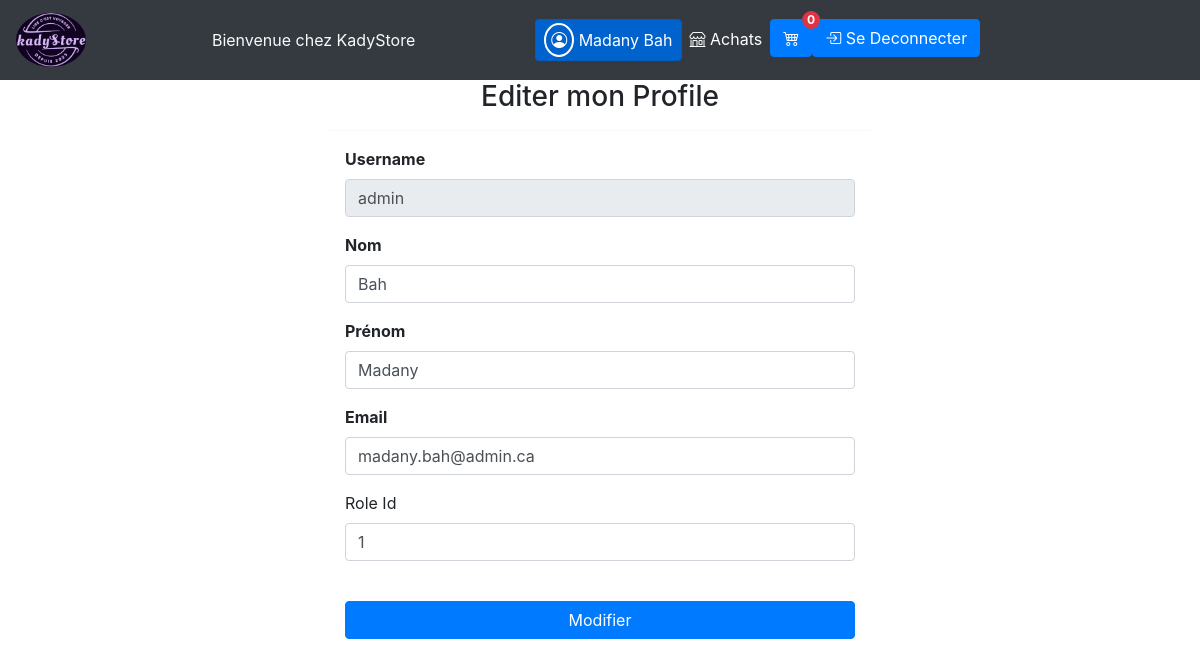
/editMonProfil.php (signed in), run on the app's committed database.
### tables this page shows
CREATE TABLE `user` (
  `id` bigint(20) NOT NULL,
  `user_name` varchar(50) NOT NULL,
  `email` varchar(50) NOT NULL,
  `pwd` varchar(255) NOT NULL,
  `fname` varchar(50) NOT NULL,
  `lname` varchar(50) NOT NULL,
  `billing_address_id` bigint(20) NOT NULL,
  `shipping_address_id` bigint(20) NOT NULL,
  `token` varchar(255) NOT NULL,
  `role_id` bigint(20) NOT NULL
);

### includes/fonctions.php (called while the page is built, shortened)
<?php
function connexionDB()
{
    $dbhost = "localhost";
    $dbuser = "root";
    $dbpassword = "";
    $dbname = "ecommerce";
    $dbport = 3306;
    $conn = mysqli_connect($dbhost, $dbuser, $dbpassword, $dbname, $dbport);
    return $conn;
}
function getUserById($id)
{
    $conn = connexionDB();
    $sql = "SELECT * FROM User where id=?; ";
    $stmt = $conn->prepare($sql);
    $stmt->bind_param('i', $id);
    $stmt->execute();
    $result = $stmt->get_result();
    $user = $result->fetch_assoc();
    return $user;
}
?>

### editMonProfil.php (the view, shortened to what this page needs)
<?php
include "./public/headers.php";
if (isset($_SESSION['utilisateur'])) {
    $id = $_SESSION['utilisateur'];
    $user = getUserById($id);
}
?>
<section>
    <div class="registerfrm">
        <div class="container">
            <div class="row">
                <div class="col-md-6 offset-md-3">
                    <div class="login-container">
                        <center>
                            <h3 class="mb-3">Editer mon Profile</h3>
                        </center>
                        <hr>
                        <form method="post">
                            <div class="container">
                                <div class="mb-3">
                                    <label for="user_name" class="form-label"><b>Username
                                            </b></label>
                                    <input type="text" name="user_name" class="form-control" id="user_name"
                                        value="<?php echo $user['user_name']; ?>" readonly>
                                </div>
                                <div class="mb-3">
                                    <label for="nom" class="form-label"><b>Nom
                                            </b></label>
                                    <input type="text" name="nom" class="form-control" id="nom"
                                        value="<?php echo $user['lname']; ?>">
                                </div>
                                <div class="mb-3">
                                    <label for="prenom" class="form-label"><b>Prénom
                                            </b></label>
                                    <input type="text" name="prenom" class="form-control" id="prenom"
                                        value="<?php echo $user['fname']; ?>">
                                </div>
                                <div class="mb-3">
                                    <label for="exampleInputEmail1"> <b>Email</b></label>
                                    <input type="email" name="email" class="form-control" id="exampleInputEmail1"
                                        value="<?php echo $user['email']; ?>">
                                </div>
                                <div class="mb-3">
                                    <label for="role_id" class="form-label">Role Id</label>
                                    <input type="text" name="role_id" class="form-control" id="role_id"
                                        value="<?php echo $user['role_id']; ?>">
                                </div>
                                <br>
                                    <div class="mb-3 d-grid gap-2">
                                        <button type="submit" name="register" class="btn btn-primary">Modifier</button>
                                    </div>
                            </div>
                        </form>
                    </div>
                </div>
            </div>
        </div>
    </div>
</section>
</body>
</html>

### data on the page
user: user_name "admin", nom "Bah", prenom "Madany", email "madany.bah@admin.ca", role_id "1"

### other printed values
$utilisateur_prenom "Madany"
$utilisateur_nom "Bah"
$quantity "0"
